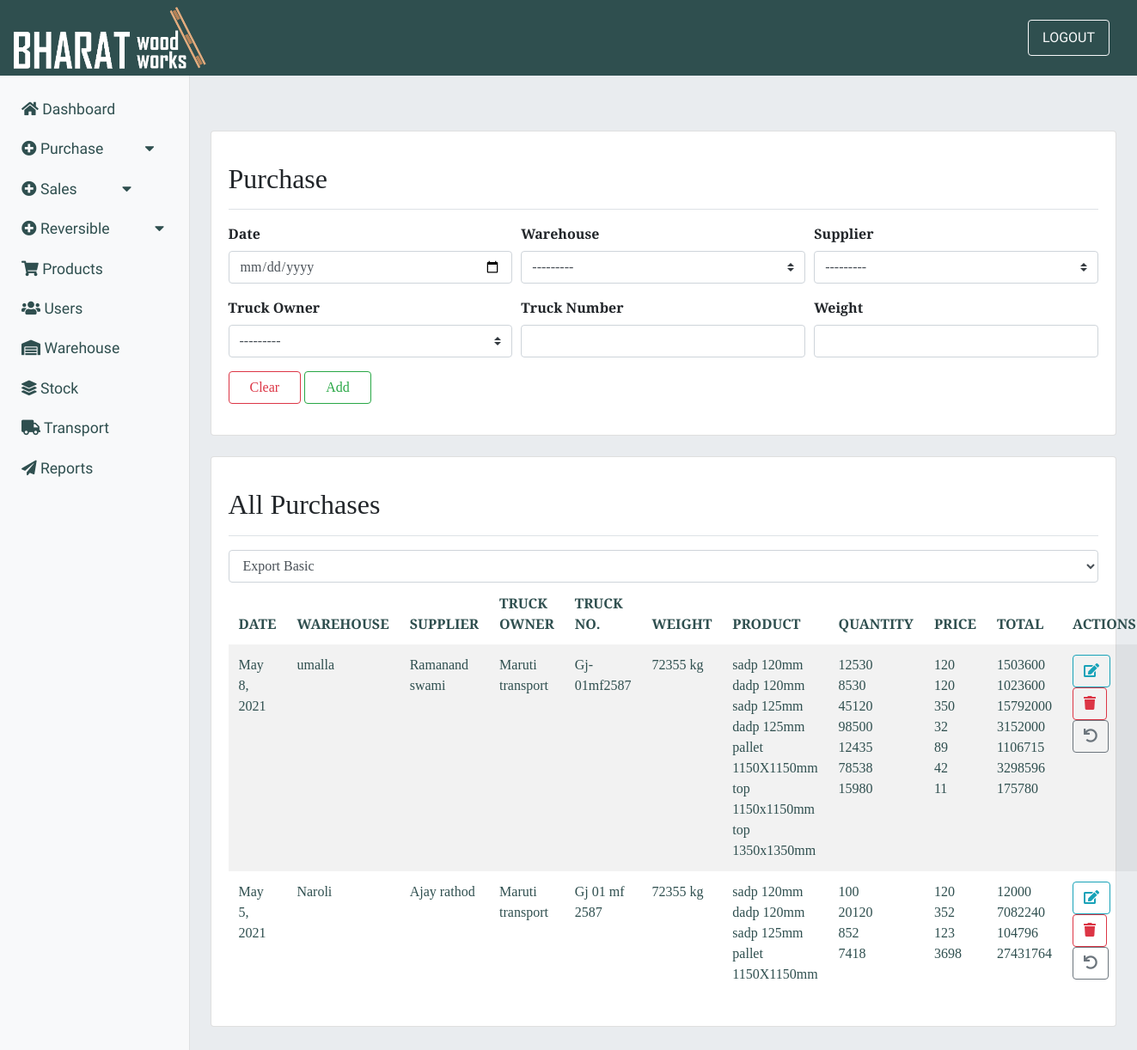
Screenshot of /purchase/ (signed in) with the database file from the repository.
### purchase/models.py (models this page shows, shortened)
class Purchase(models.Model):
    alphanumeric = RegexValidator(r'^[0-9a-zA-Z]', 'Only alphanumeric characters are allowed.')
    purchase_date = models.DateField()
    warehouse = models.ForeignKey(Warehouse,on_delete=models.DO_NOTHING)
    supplier = models.ForeignKey(Supplier,on_delete=models.DO_NOTHING)
    truck_owner = models.ForeignKey(Transportation,on_delete=models.DO_NOTHING,null=True)
    truck_no = models.CharField(max_length=50, blank=True, null=True, validators=[alphanumeric])
    weight   = models.CharField(max_length=30,null=True)

class Warehouse(models.Model):
    warehouse_name = models.CharField(max_length=30)
    area = models.ForeignKey(Area,on_delete=models.DO_NOTHING,null=True,blank=False)
    is_active = models.BooleanField(default=True)
    def __str__(self):
        return self.warehouse_name

class Supplier(models.Model):
    alphanumeric = RegexValidator(r'^[0-9a-zA-Z]*$', 'Only alphanumeric characters are allowed.')
    supplier_name = models.CharField(max_length=40,blank=True)
    mobile     = models.CharField(max_length=13,blank=True)
    address     = models.TextField(max_length=70)
    area = models.ForeignKey(Area,on_delete=models.DO_NOTHING,null=True,blank=False)
    gst_no = models.CharField(max_length=50, blank=True, null=True, validators=[alphanumeric])
    is_active       = models.BooleanField(default=True)
    def __str__(self):
        return self.supplier_name

class Transportation(models.Model):
    co_name = models.CharField(max_length=30,null=True)
    mobile     = models.CharField(max_length=13,blank=True)
    address     = models.TextField(max_length=120,null=True,blank=False)
    area = models.ForeignKey(Area,on_delete=models.DO_NOTHING,null=True,blank=False)
    is_active       = models.BooleanField(default=True)
    def __str__(self):
        return self.co_name

class Purchase_has_Product(models.Model):
    purchase = models.ForeignKey(Purchase,on_delete=models.CASCADE,null=True,blank=False)
    product = models.ForeignKey(Product,on_delete=models.DO_NOTHING,null=True,blank=False)
    qty     = models.IntegerField(null=True,blank=False)
    price   = models.IntegerField(null=True,blank=False)

class Product(models.Model):
    product_name = models.CharField(max_length=40)
    size     = models.CharField(max_length=30)
    unit     = models.CharField(max_length=30,null=True)
    holes    = models.CharField(max_length=20,default=" ")
    hole_size= models.CharField(max_length=20,default=" ")
    is_active = models.BooleanField(default=True)
    def __str__(self):
        return self.product_name+' '+ self.size + self.unit+' '+self.holes

### purchase/views.py (the view, shortened to what this page needs)
# urls.py: path('purchase/', views.product_purchase_detail, name='purchase'),
@login_required(login_url='login')
def product_purchase_detail(request):
    pur = Purchase.objects.select_related(
        'warehouse', 'supplier').all().order_by('-purchase_date')
    php = Purchase_has_Product.objects.select_related(
        'purchase', 'product').all()
    shw = SupervisorHasWarehouse()
    if request.user.role == 'Supervisor':
        acc = Supervisor.objects.get(account=request.user)
        shw = SupervisorHasWarehouse.objects.filter(supervisor=acc.id)
    form = PurchaseForm()
    context = {'form': form, 'pur': pur, 'php': php, 'shw': shw}
    return render(request, 'purchase/purchase_item.html', context)

### purchase/forms.py
class PurchaseForm(forms.ModelForm):
    purchase_date = forms.CharField(widget = forms.DateInput(attrs= {'class':'form-control','type':'date'}))
    warehouse = forms.ModelChoiceField(queryset=warehouses,widget=forms.Select(attrs=d))
    supplier = forms.ModelChoiceField(queryset=suppliers,widget=forms.Select(attrs=d))
    truck_owner = forms.ModelChoiceField(queryset=truck_owners,widget=forms.Select(attrs={'class':'custom-select'}))
    truck_no = forms.CharField(widget = forms.TextInput(attrs= {'class':'form-control','type':'text'}))
    weight = forms.CharField(widget = forms.TextInput(attrs= {'class':'form-control','type':'text'}))
    class Meta():
        model = Purchase
        fields = ('purchase_date','warehouse','supplier','truck_owner','truck_no','weight')

### purchase/templates/purchase/purchase_item.html (shortened to what this page needs)
{% extends 'inventory/main.html' %}
{% load mathfilters %}
{% block content %}
<div class="card mb-4">
    <div class="card-body">
        <div
            class="d-flex justify-content-between flex-wrap flex-md-nowrap align-items-center pt-3 pb-2 mb-3 border-bottom">
            <h1 class="h2"> Purchase</h1>
        </div>
        <form method="POST">
            <div class="form-row">
                <div class="col-sm-4 mb-3">
                    <label class="font-weight-bold">Date</label>
                    {{ form.purchase_date }}
                </div>
                <div class="col-sm-4 mb-3">
                    <label class="font-weight-bold">Warehouse</label>
                    {% if user.role == "admin" %}
                    {{ form.warehouse  }}
                    {% endif %}
                </div>
                <div class="col-sm-4 mb-3">
                    <label class="font-weight-bold">Supplier</label>
                    {{ form.supplier }}
                </div>
            </div>
            <div class="form-row">
                <div class="col-sm-4 mb-3">
                    <label class="font-weight-bold">Truck Owner</label>
                    {{ form.truck_owner }}
                </div>
                <div class="col-sm-4 mb-3">
                    <label class="font-weight-bold">Truck Number</label>
                    {{ form.truck_no }}
                </div>
                <div class="col-sm-4 mb-3">
                    <label class="font-weight-bold">Weight</label>
                    {{ form.weight }}
                </div>
            </div>
            <button class="btn btn-outline-danger mb-3 px-4" type="reset">Clear</button>
            <button class="btn btn-outline-success mb-3 px-4" type="submit" name="action">Add</button>
        </form>
    </div>
</div>
<div class="card mb-4">
    <div class="card-body">
        <div
            class="d-flex justify-content-between flex-wrap flex-md-nowrap align-items-center pt-3 pb-2 mb-3 border-bottom">
            <h1 class="h2">All Purchases</h1>
        </div>
        <div id="toolbar" class="select">
            <select class="form-control">
              <option value="">Export Basic</option>
            </select>
          </div>
        <table id="table"  class="table table-striped table-borderless" data-show-export="true" data-toggle="table" data-search="true"
            data-show-toggle="true" data-show-fullscreen="true" data-show-columns="true" data-click-to-select="true"
            data-toolbar="#toolbar">
            <thead>
                <tr>
                    <th>DATE</th>
                    <th>WAREHOUSE</th>
                    <th>SUPPLIER</th>
                    <th>TRUCK OWNER</th>
                    <th>TRUCK NO.</th>
                    <th>WEIGHT</th>
                    <th>PRODUCT</th>
                    <th>QUANTITY</th>
                    <th>PRICE</th>
                    <th>TOTAL</th>
                    <th>ACTIONS</th>
                </tr>
            </thead>
            <tbody>
                {% for purchase in pur %}
                    {% if user.role == "Supervisor" %}
                        {% for ware in shw %}
                            {% if purchase.warehouse == ware.warehouse %}
                            <tr>
                                <td>{{ purchase.purchase_date }}</td>
                                <td>{{ purchase.warehouse }}</td>
                                <td>{{ purchase.supplier }}</td>
                                <td>{{ purchase.truck_owner }}</td>
                                <td>{{ purchase.truck_no }}</td>
                                <td> {{ purchase.weight }}</td>
                                <td>{% for prod in php %}
                                    {% if prod.purchase == purchase %}
                                        {{ prod.product }}<br>
                                    {% endif %}
                                    {% endfor %}</td>
                                <td>{% for prod in php %}
                                    {% if prod.purchase == purchase %}
                                        {{ prod.qty }}<br>
                                    {% endif %}
                                    {% endfor %}</td>
                                <td>{% for prod in php %}
                                    {% if prod.purchase == purchase %}
                                        {{  prod.price }}<br>
                                    {% endif %}
                                    {% endfor %}</td>
                                <td>{% for prod in php %}
                                    {% if prod.purchase == purchase %}
                                        {% with price=prod.price %}
                                        {{ price|mul:prod.qty }}<br>
                                        {% endwith %}
                                    {% endif %}
                                    {% endfor %}</td>
                                <td>
                                    <a href="{% url 'updatepurchase' purchase.id  %}" class="btn btn-outline-info">
                                        <i class="fas fa-edit"></i>
                                    </a>
                                    <button type="button" class="btn btn-outline-danger" data-toggle="modal"
                                        data-target="#deleteModal{{ purchase.id }}">
                                        <i class="fas fa-trash"></i>
                                    </button>
                                    <a href="{% url 'purchasereturn' purchase.id  %}" class="btn btn-outline-secondary">
                                        <i class="fas fa-undo"></i>
                                    </a>
                                </td>
                            </tr>
                {% endif %}
                {% endfor %}
                {% elif user.role == "admin" %}
                <tr>
                <td>{{ purchase.purchase_date }}</td>
                <td>{{ purchase.warehouse }}</td>
                <td>{{ purchase.supplier }}</td>
                <td>{{ purchase.truck_owner }}</td>
                <td>{{ purchase.truck_no }}</td>
                <td> {{ purchase.weight }}</td>
                <td>{% for prod in php %}
                    {% if prod.purchase == purchase %}
                    {{ prod.product }}<br>
                    {% endif %}
                    {% endfor %}</td>
                <td>{% for prod in php %}
                    {% if prod.purchase == purchase %}
                    {{ prod.qty }}<br>
                    {% endif %}
                    {% endfor %}</td>
                <td>{% for prod in php %}
                    {% if prod.purchase == purchase %}
                    {{  prod.price }}<br>
                    {% endif %}
                    {% endfor %}</td>
                <td>{% for prod in php %}
                    {% if prod.purchase == purchase %}
                    {% with price=prod.price %}
                    {{ price|mul:prod.qty }}<br>
                    {% endwith %}
                    {% endif %}
                    {% endfor %}</td>
                <td>
                    <a href="{% url 'updatepurchase' purchase.id  %}" class="btn btn-outline-info">
                        <i class="fas fa-edit"></i>
                    </a>
                    <button type="button" class="btn btn-outline-danger" data-toggle="modal"
                        data-target="#deleteModal{{ purchase.id }}">
                        <i class="fas fa-trash"></i>
                    </button>
                    <a href="{% url 'purchasereturn' purchase.id  %}" class="btn btn-outline-secondary">
                        <i class="fas fa-undo"></i>
                    </a>
                </td>
                </tr>
                {% endif %}
            {% endfor %}
        </tbody>
        </table>
    </div>
</div>
{% endblock %}

### static/css/dashboard.css (style rules this page uses)
:root { --Sniglet-font: "Sniglet", cursive; --Rubik: "Rubik", cursive; --Patua: "Patua One", cursive; --Lobster: "lobster", cursive; --Merriweather: "Merriweather Sans", cursive; --light-black: #2e2c2caf; --bggradient: linear-gradient(to bottom, #ff5733, #ffffff); --light-gray: rgba(255, 255, 255, 0.877); }
tr, td { color: darkslategrey; }

### rows the page displays
Purchase: purchase_date "May 8, 2021", warehouse "umalla", supplier "Ramanand swami", truck_owner "Maruti transport", truck_no "Gj-01mf2587", weight "72355 kg"
Purchase_has_Product: product "sadp 120mm", qty "12530", price "120", price|mul "1503600"
Purchase_has_Product: product "dadp 120mm", qty "8530", price "120", price|mul "1023600"
Purchase_has_Product: product "sadp 125mm", qty "45120", price "350", price|mul "15792000"
Purchase_has_Product: product "dadp 125mm", qty "98500", price "32", price|mul "3152000"
Purchase_has_Product: product "pallet 1150X1150mm", qty "12435", price "89", price|mul "1106715"
Purchase_has_Product: product "top 1150x1150mm", qty "78538", price "42", price|mul "3298596"
Purchase_has_Product: product "top 1350x1350mm", qty "15980", price "11", price|mul "175780"
Purchase: purchase_date "May 5, 2021", warehouse "Naroli", supplier "Ajay rathod", truck_owner "Maruti transport", truck_no "Gj 01 mf 2587", weight "72355 kg"
Purchase_has_Product: product "sadp 120mm", qty "100", price "120", price|mul "12000"
Purchase_has_Product: product "dadp 120mm", qty "20120", price "352", price|mul "7082240"
Purchase_has_Product: product "sadp 125mm", qty "852", price "123", price|mul "104796"
Purchase_has_Product: product "pallet 1150X1150mm", qty "7418", price "3698", price|mul "27431764"
